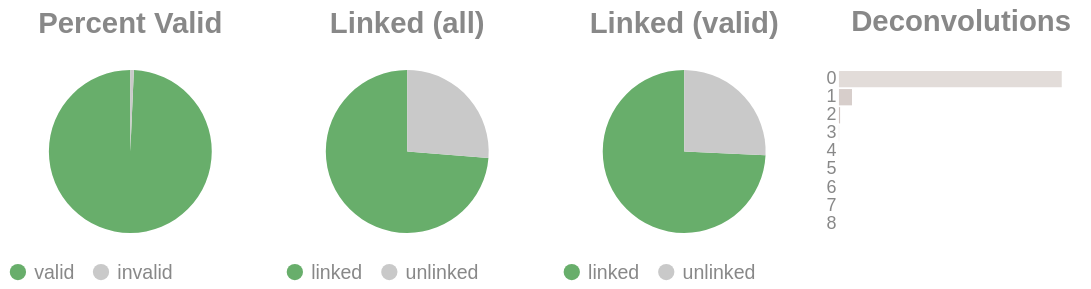

Notebook cell for this chart:
### Code cell
if SKIPLR:
    pass
else:
    clash = Counter()
    for i in valids['molecule'].to_list():
        _mol = i.split("-")
        if len(_mol) == 1:
            clash.update('0')
        else:
            clash.update(_mol[-1])

    _d = {"deconvolutions": [], 'count': []}
    for k,v in clash.items():
        _d['deconvolutions'].append(k)
        _d['count'].append(v)

    tot_valid = valids['reads'].sum()
    mask = valids['reads'] >= 2
    n_linked_reads = valids.filter(mask)['reads'].sum()
    if n_linked_reads == 0:
        print_html("No linked molecules (>=2 reads) were detected; skipping linked-only distributions.")
        SKIPLR = True
    else:
        perc_valid = round(tot_valid / n_reads, 4)
        linked_perc_abs = round(n_linked_reads / n_reads, 4)
        linked_perc = round(n_linked_reads / tot_valid, 4)

    _valid = pl.DataFrame({"valids": ['valid', 'invalid'], "count": [tot_valid, n_reads - tot_valid]})
    _linked_abs = pl.DataFrame({"linked (absolute)": ['linked', 'unlinked'], "count": [n_linked_reads, n_reads - n_linked_reads]})
    _linked_rel = pl.DataFrame({"linked (valids)": ['linked', 'unlinked'], "count": [n_linked_reads, tot_valid - n_linked_reads]})

    (
        alt.hconcat(
            piechart(_valid, goodval = 'valid', title = "Percent Valid"),
            piechart(_linked_abs, goodval = "linked", title =  "Linked (all)"),
            piechart(_linked_rel, goodval = "linked", title =  "Linked (valid)"),
            convolutionbar(pl.DataFrame(_d), title = "Deconvolutions"),
            center = True,
            bounds = 'flush'
        )
        .resolve_scale(color='independent')
        .resolve_legend('independent')
        .properties(usermeta={'embedOptions': {"actions": False}})
    ).display()

### Figure 1 — Vega-Lite specification as saved in the notebook (floating-point values rounded to 4 significant figures)
{"width": "container", "height": 400, "config": {"title": {"anchor": "start", "dy": -15, "fontSize": 18, "color": "#888888", "subtitleColor": "#888888", "subtitleFontSize": 14}, "arc": {"fill": "#0072B2"}, "axis": {"domainColor": "#888888", "domainWidth": 0.5, "gridWidth": 0.2, "grid": false, "titleFontWeight": 400, "titleFontSize": 15, "labelFontSize": 11, "labelColor": "#888888", "tickColor": "#888888", "tickWidth": 0.2, "titleColor": "#888888"}, "axisBand": {"grid": false}, "axisX": {"grid": true, "tickSize": 10, "domainCap": "round"}, "axisY": {"domain": false, "grid": true, "tickSize": 0, "domainCap": "round"}, "background": "transparent", "header": {"labelFontSize": 15, "labelColor": "#888888", "titleFontSize": 15, "titleFontWeight": 600, "titleColor": "#888888"}, "legend": {"labelFont": "sans-serif", "labelFontSize": 12, "labelColor": "#888888", "symbolSize": 100, "symbolType": "circle", "titleFontSize": 12, "titlePadding": 10, "titleColor": "#888888", "title": null}, "range": {"category": ["#E69F00", "#56B4E9", "#009E73", "#F0E442", "#0072B2", "#D55E00", "#CC79A7", "#000000"], "diverging": ["#cfe8f3", "#a2d4ec", "#73bfe2", "#46abdb", "#1696d2", "#12719e"]}, "area": {"fill": "#0072B2", "fillOpacity": 0.7, "line": true, "strokeOpacity": 0.7}, "line": {"color": "#0072B2", "stroke": "#0072B2", "strokeWidth": 2}, "trail": {"color": "#0072B2", "stroke": "#0072B2", "strokeWidth": 0, "size": 1}, "point": {"filled": true, "fillOpacity": 1.0, "size": 95}, "text": {"color": "#888888", "fontSize": 11, "align": "right", "fontWeight": 400, "size": 11}, "bar": {"fill": "#0072B2", "stroke": null}, "view": {"stroke": null, "continuousWidth": 660, "continuousHeight": 400}}, "hconcat": [{"data": {"name": "data-35a8d8d334f8522d94b782254b72415c"}, "mark": {"type": "arc"}, "encoding": {"color": {"field": "valids", "legend": {"orient": "bottom", "title": null}, "scale": {"domain": ["valid", "invalid"], "range": ["#68ae6b", "#C9C9C9"]}, "title": "Valids", "type": "nominal"}, "theta": {"field": "count", "type": "quantitative"}, "tooltip": [{"field": "valids", "title": "Valids", "type": "ordinal"}, {"field": "percent", "format": ".2%", "title": "Percent", "type": "quantitative"}, {"field": "count", "title": "Count", "type": "quantitative"}]}, "height": 100, "title": {"text": "Percent Valid", "align": "center", "anchor": "middle"}, "transform": [{"calculate": "datum.count / 22399371", "as": "percent"}], "width": 150}, {"data": {"name": "data-9a11194a613ba9609a037a80ea043cc9"}, "mark": {"type": "arc"}, "encoding": {"color": {"field": "linked (absolute)", "legend": {"orient": "bottom", "title": null}, "scale": {"domain": ["linked", "unlinked"], "range": ["#68ae6b", "#C9C9C9"]}, "title": "Linked (Absolute)", "type": "nominal"}, "theta": {"field": "count", "type": "quantitative"}, "tooltip": [{"field": "linked (absolute)", "title": "Linked (Absolute)", "type": "ordinal"}, {"field": "percent", "format": ".2%", "title": "Percent", "type": "quantitative"}, {"field": "count", "title": "Count", "type": "quantitative"}]}, "height": 100, "title": {"text": "Linked (all)", "align": "center", "anchor": "middle"}, "transform": [{"calculate": "datum.count / 22399371", "as": "percent"}], "width": 150}, {"data": {"name": "data-ef2491e07d6ee5cdea1aedfd4b753340"}, "mark": {"type": "arc"}, "encoding": {"color": {"field": "linked (valids)", "legend": {"orient": "bottom", "title": null}, "scale": {"domain": ["linked", "unlinked"], "range": ["#68ae6b", "#C9C9C9"]}, "title": "Linked (Valids)", "type": "nominal"}, "theta": {"field": "count", "type": "quantitative"}, "tooltip": [{"field": "linked (valids)", "title": "Linked (Valids)", "type": "ordinal"}, {"field": "percent", "format": ".2%", "title": "Percent", "type": "quantitative"}, {"field": "count", "title": "Count", "type": "quantitative"}]}, "height": 100, "title": {"text": "Linked (valid)", "align": "center", "anchor": "middle"}, "transform": [{"calculate": "datum.count / 22243456", "as": "percent"}], "width": 150}, {"data": {"name": "data-70e23dca8c3ce232e4372de084230be3"}, "mark": {"type": "bar"}, "encoding": {"color": {"field": "deconvolutions", "legend": null, "scale": {"scheme": "lightgreyred"}, "type": "nominal"}, "tooltip": [{"field": "deconvolutions", "title": "Deconvolutions", "type": "ordinal"}, {"field": "percent", "format": ".2%", "title": "Percent", "type": "quantitative"}, {"field": "count", "title": "Count", "type": "quantitative"}], "x": {"axis": null, "field": "count", "type": "quantitative"}, "y": {"field": "deconvolutions", "sort": "ascending", "title": null, "type": "nominal"}}, "height": 100, "title": {"text": "Deconvolutions", "align": "center", "anchor": "middle"}, "transform": [{"calculate": "datum.count / 9706791", "as": "percent"}], "width": 150}], "bounds": "flush", "center": true, "resolve": {"legend": {"angle": "independent"}, "scale": {"color": "independent"}}, "usermeta": {"embedOptions": {"actions": false}}, "$schema": "https://vega.github.io/schema/vega-lite/v6.1.0.json", "datasets": {"data-35a8d8d334f8522d94b782254b72415c": [{"valids": "valid", "count": 22243456}, {"valids": "invalid", "count": 155915}], "data-9a11194a613ba9609a037a80ea043cc9": [{"linked (absolute)": "linked", "count": 16516369}, {"linked (absolute)": "unlinked", "count": 5883002}], "data-ef2491e07d6ee5cdea1aedfd4b753340": [{"linked (valids)": "linked", "count": 16516369}, {"linked (valids)": "unlinked", "count": 5727087}], "data-70e23dca8c3ce232e4372de084230be3": [{"deconvolutions": "0", "count": 9118669}, {"deconvolutions": "1", "count": 535042}, {"deconvolutions": "2", "count": 47038}, {"deconvolutions": "3", "count": 5233}, {"deconvolutions": "4", "count": 668}, {"deconvolutions": "5", "count": 114}, {"deconvolutions": "6", "count": 23}, {"deconvolutions": "7", "count": 3}, {"deconvolutions": "8", "count": 1}]}}
